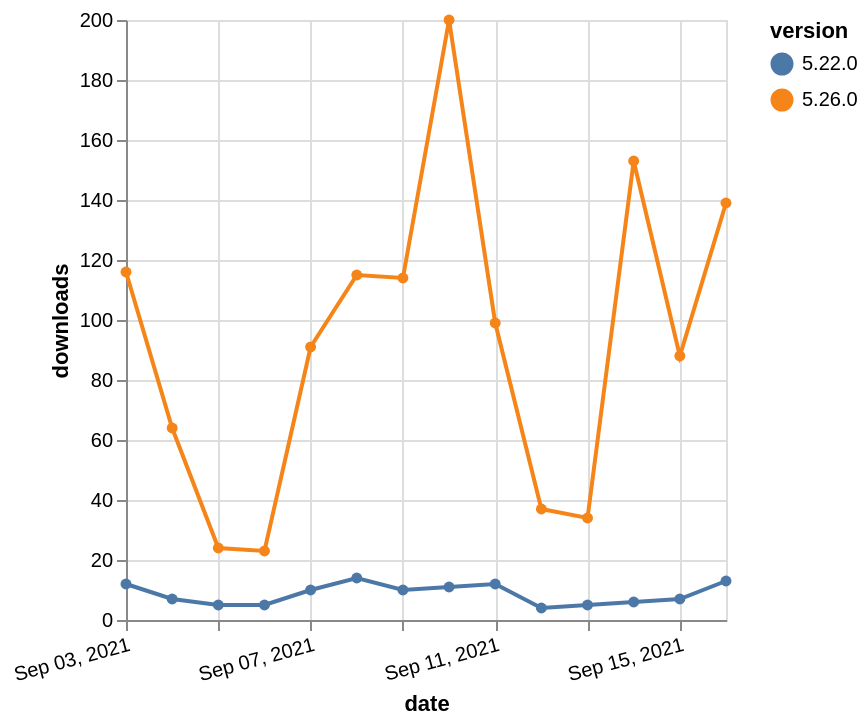

Write a Vega-Lite specification for this figure.
### Vega-Lite specification from a JSON file in a GitHub repository (floating-point values rounded to 4 significant figures)
{"$schema": "https://vega.github.io/schema/vega-lite/v5.json", "description": "A simple bar chart with embedded data.", "data": {"values": [{"date": "2021-09-03", "total": 93726, "delta": 116, "version": "5.26.0"}, {"date": "2021-09-04", "total": 93790, "delta": 64, "version": "5.26.0"}, {"date": "2021-09-05", "total": 93814, "delta": 24, "version": "5.26.0"}, {"date": "2021-09-06", "total": 93837, "delta": 23, "version": "5.26.0"}, {"date": "2021-09-07", "total": 93928, "delta": 91, "version": "5.26.0"}, {"date": "2021-09-08", "total": 94043, "delta": 115, "version": "5.26.0"}, {"date": "2021-09-09", "total": 94157, "delta": 114, "version": "5.26.0"}, {"date": "2021-09-10", "total": 94357, "delta": 200, "version": "5.26.0"}, {"date": "2021-09-11", "total": 94456, "delta": 99, "version": "5.26.0"}, {"date": "2021-09-12", "total": 94493, "delta": 37, "version": "5.26.0"}, {"date": "2021-09-13", "total": 94527, "delta": 34, "version": "5.26.0"}, {"date": "2021-09-14", "total": 94680, "delta": 153, "version": "5.26.0"}, {"date": "2021-09-15", "total": 94768, "delta": 88, "version": "5.26.0"}, {"date": "2021-09-16", "total": 94907, "delta": 139, "version": "5.26.0"}, {"date": "2021-09-03", "total": 176253, "delta": 12, "version": "5.22.0"}, {"date": "2021-09-04", "total": 176260, "delta": 7, "version": "5.22.0"}, {"date": "2021-09-05", "total": 176265, "delta": 5, "version": "5.22.0"}, {"date": "2021-09-06", "total": 176270, "delta": 5, "version": "5.22.0"}, {"date": "2021-09-07", "total": 176280, "delta": 10, "version": "5.22.0"}, {"date": "2021-09-08", "total": 176294, "delta": 14, "version": "5.22.0"}, {"date": "2021-09-09", "total": 176304, "delta": 10, "version": "5.22.0"}, {"date": "2021-09-10", "total": 176315, "delta": 11, "version": "5.22.0"}, {"date": "2021-09-11", "total": 176327, "delta": 12, "version": "5.22.0"}, {"date": "2021-09-12", "total": 176331, "delta": 4, "version": "5.22.0"}, {"date": "2021-09-13", "total": 176336, "delta": 5, "version": "5.22.0"}, {"date": "2021-09-14", "total": 176342, "delta": 6, "version": "5.22.0"}, {"date": "2021-09-15", "total": 176349, "delta": 7, "version": "5.22.0"}, {"date": "2021-09-16", "total": 176362, "delta": 13, "version": "5.22.0"}]}, "width": "container", "mark": {"type": "line", "point": {"filled": true}}, "encoding": {"x": {"field": "date", "type": "temporal", "timeUnit": "yearmonthdate", "title": "date", "axis": {"labelAngle": -15}}, "y": {"field": "delta", "type": "quantitative", "title": "downloads"}, "color": {"field": "version", "type": "nominal"}, "tooltip": {"field": "delta"}}}
